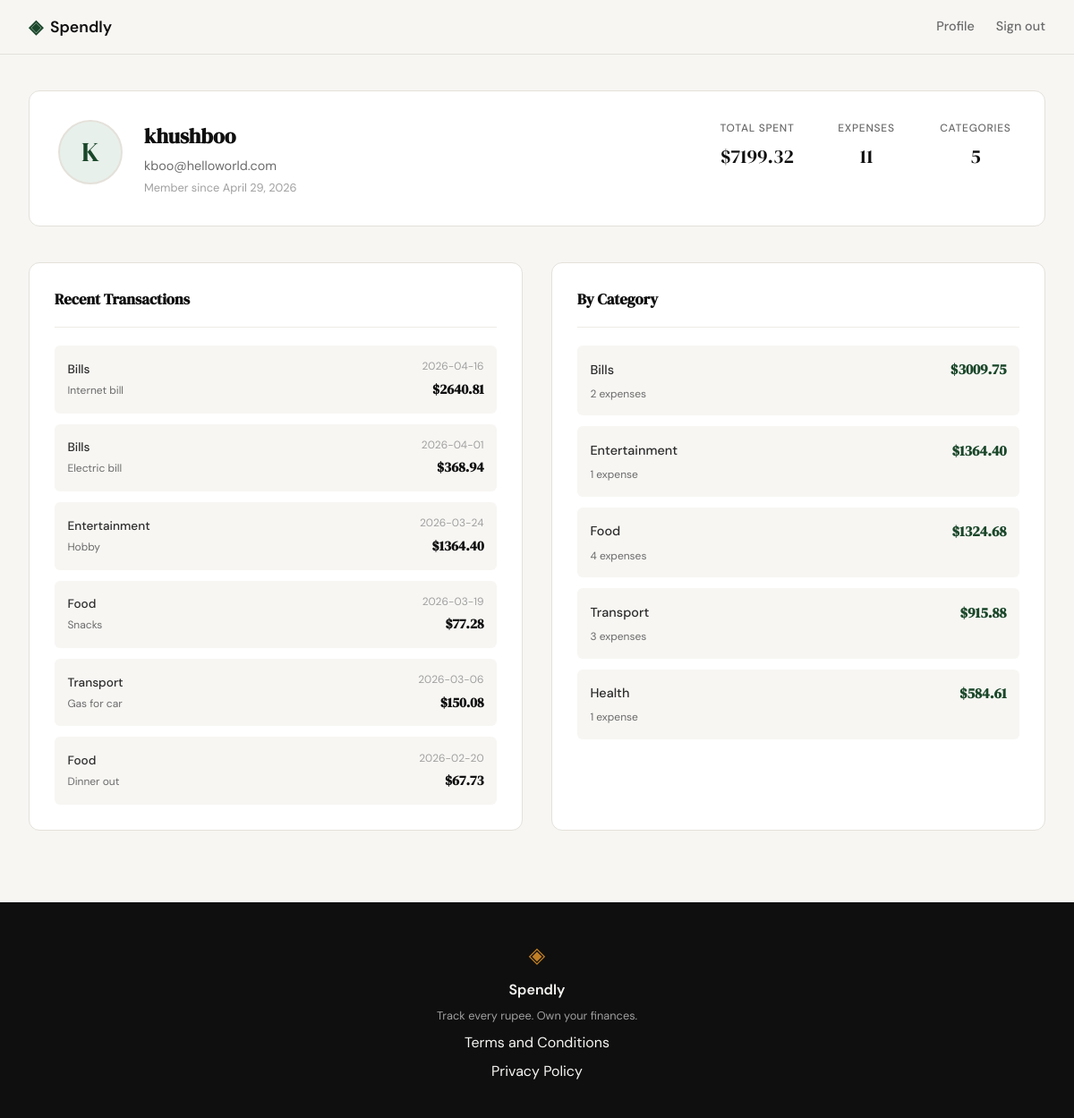
Screenshot of /profile (signed in) with the database file from the repository.
### tables this page shows
CREATE TABLE users (
            id INTEGER PRIMARY KEY AUTOINCREMENT,
            name TEXT NOT NULL,
            email TEXT UNIQUE NOT NULL,
            password_hash TEXT NOT NULL,
            created_at TEXT DEFAULT (datetime('now'))
        );

CREATE TABLE expenses (
            id INTEGER PRIMARY KEY AUTOINCREMENT,
            user_id INTEGER NOT NULL,
            amount REAL NOT NULL,
            category TEXT NOT NULL,
            date TEXT NOT NULL,
            description TEXT,
            created_at TEXT DEFAULT (datetime('now')),
            FOREIGN KEY (user_id) REFERENCES users(id)
        );

### app.py (the view)
@app.route("/profile")
def profile():
    user_id = session.get("user_id")
    if not user_id:
        return redirect(url_for("login"))
    conn = get_db()
    try:
        user = conn.execute(
            "SELECT id, name, email, created_at FROM users WHERE id = ?",
            (user_id,)
        ).fetchone()
        if not user:
            session.clear()
            return redirect(url_for("login"))
        totals = conn.execute(
            "SELECT COUNT(*) as count, COALESCE(SUM(amount), 0) as total FROM expenses WHERE user_id = ?",
            (user_id,)
        ).fetchone()
        recent = conn.execute(
            """SELECT id, category, amount, date, description
               FROM expenses WHERE user_id = ?
               ORDER BY date DESC LIMIT 6""",
            (user_id,)
        ).fetchall()
        by_category = conn.execute(
            """SELECT category, COUNT(*) as count, SUM(amount) as total
               FROM expenses WHERE user_id = ?
               GROUP BY category ORDER BY total DESC""",
            (user_id,)
        ).fetchall()
    finally:
        conn.close()
    from datetime import datetime
    try:
        joined = datetime.strptime(user["created_at"], "%Y-%m-%d %H:%M:%S").strftime("%B %d, %Y")
    except (ValueError, TypeError):
        joined = user["created_at"]
    return render_template(
        "profile.html",
        user=user,
        totals=totals,
        recent=recent,
        by_category=by_category,
        joined=joined,
    )

### database/db.py (called while the page is built)
def get_db():
    conn = sqlite3.connect(DATABASE)
    conn.row_factory = sqlite3.Row
    conn.execute("PRAGMA foreign_keys = ON")
    return conn

### templates/profile.html (shortened to what this page needs)
{% extends "base.html" %}
{% block content %}
<section class="profile-section">
    <div class="profile-wrapper">
        <div class="profile-header">
            <div class="profile-user-card">
                <div class="profile-avatar">{{ user.name[0].upper() }}</div>
                <div>
                    <h1 class="profile-name">{{ user.name }}</h1>
                    <p class="profile-email">{{ user.email }}</p>
                    <p class="profile-joined">Member since {{ joined }}</p>
                </div>
            </div>
            <div class="profile-header-stats">
                <div class="profile-stat-mini">
                    <span class="profile-stat-mini-label">Total Spent</span>
                    <span class="profile-stat-mini-value">${{ "%.2f" | format(totals.total) }}</span>
                </div>
                <div class="profile-stat-mini">
                    <span class="profile-stat-mini-label">Expenses</span>
                    <span class="profile-stat-mini-value">{{ totals.count }}</span>
                </div>
                <div class="profile-stat-mini">
                    <span class="profile-stat-mini-label">Categories</span>
                    <span class="profile-stat-mini-value">{{ by_category | length }}</span>
                </div>
            </div>
        </div>
        <div class="profile-content">
            <div class="profile-column">
                <h2 class="profile-section-title">Recent Transactions</h2>
                {% if recent %}
                <div class="profile-transactions">
                    {% for txn in recent %}
                    <div class="profile-transaction-row">
                        <div class="profile-transaction-info">
                            <span class="profile-transaction-category">{{ txn.category }}</span>
                            <span class="profile-transaction-description">{{ txn.description if txn.description else "No description" }}</span>
                        </div>
                        <div class="profile-transaction-meta">
                            <span class="profile-transaction-date">{{ txn.date }}</span>
                            <span class="profile-transaction-amount">${{ "%.2f" | format(txn.amount) }}</span>
                        </div>
                    </div>
                    {% endfor %}
                </div>
                {% else %}
                <div class="profile-empty-state">
                    <p class="profile-empty-text">No transactions yet</p>
                    <p class="profile-empty-sub">Add your first expense to get started</p>
                </div>
                {% endif %}
            </div>
            <div class="profile-column">
                <h2 class="profile-section-title">By Category</h2>
                {% if by_category %}
                <div class="profile-categories">
                    {% for row in by_category %}
                    <div class="profile-category-item">
                        <div class="profile-category-header">
                            <span class="profile-category-name">{{ row.category }}</span>
                            <span class="profile-category-amount">${{ "%.2f" | format(row.total) }}</span>
                        </div>
                        <p class="profile-category-meta">{{ row.count }} expense{{ 's' if row.count != 1 else '' }}</p>
                    </div>
                    {% endfor %}
                </div>
                {% else %}
                <div class="profile-empty-state">
                    <p class="profile-empty-text">No categories yet</p>
                    <p class="profile-empty-sub">Create an expense to populate categories</p>
                </div>
                {% endif %}
            </div>
        </div>
    </div>
</section>
{% endblock %}

### templates/base.html (shortened to what this page needs)
<!DOCTYPE html>
<html lang="en">
<head>
    <link rel="stylesheet" href="{{ url_for('static', filename='css/style.css') }}">
</head>
<body>
    <nav class="navbar">
        <div class="nav-inner">
            <a href="{{ url_for('landing') }}" class="nav-brand">
                <span class="brand-icon">◈</span>
                <span class="brand-name">Spendly</span>
            </a>
            <div class="nav-links">
                {% if session.user_id %}
                    <a href="{{ url_for('profile') }}">Profile</a>
                    <a href="{{ url_for('logout') }}">Sign out</a>
                {% else %}
                    <a href="{{ url_for('login') }}">Sign in</a>
                    <a href="{{ url_for('register') }}" class="nav-cta">Get started</a>
                {% endif %}
            </div>
        </div>
    </nav>
    <main class="main-content">
        {% block content %}{% endblock %}
    </main>
    <footer class="footer">
        <div class="footer-inner">
            <span class="brand-icon">◈</span>
            <span class="footer-name">Spendly</span>
            <p class="footer-copy">Track every rupee. Own your finances.</p>
            <a href="{{ url_for('terms') }}">Terms and Conditions</a>
            <a href="{{ url_for('privacy') }}">Privacy Policy</a>
        </div>
    </footer>
</body>
</html>

### rows the page displays
users: name "K", name "khushboo", email "kboo@helloworld.com"
expenses: category "Bills", description "Internet bill", date "2026-04-16", amount "2640.81"
expenses: category "Bills", description "Electric bill", date "2026-04-01", amount "368.94"
expenses: category "Entertainment", description "Hobby", date "2026-03-24", amount "1364.40", total "1364.40", count "1"
expenses: category "Food", description "Snacks", date "2026-03-19", amount "77.28"
expenses: category "Transport", description "Gas for car", date "2026-03-06", amount "150.08"
expenses: category "Food", description "Dinner out", date "2026-02-20", amount "67.73"
expenses: category "Health", total "584.61", count "1"

### other values shown
{{ joined }} "April 29, 2026"
{{ "%.2f" | format(totals.total) }} "7199.32"
{{ totals.count }} "11"
{{ by_category | length }} "5"
{{ row.category }} "Bills" "Food" "Transport"
{{ "%.2f" | format(row.total) }} "3009.75" "1324.68" "915.88"
{{ row.count }} "2" "4" "3"
{{ 's' if row.count != 1 else '' }} "s" "s" "s"
